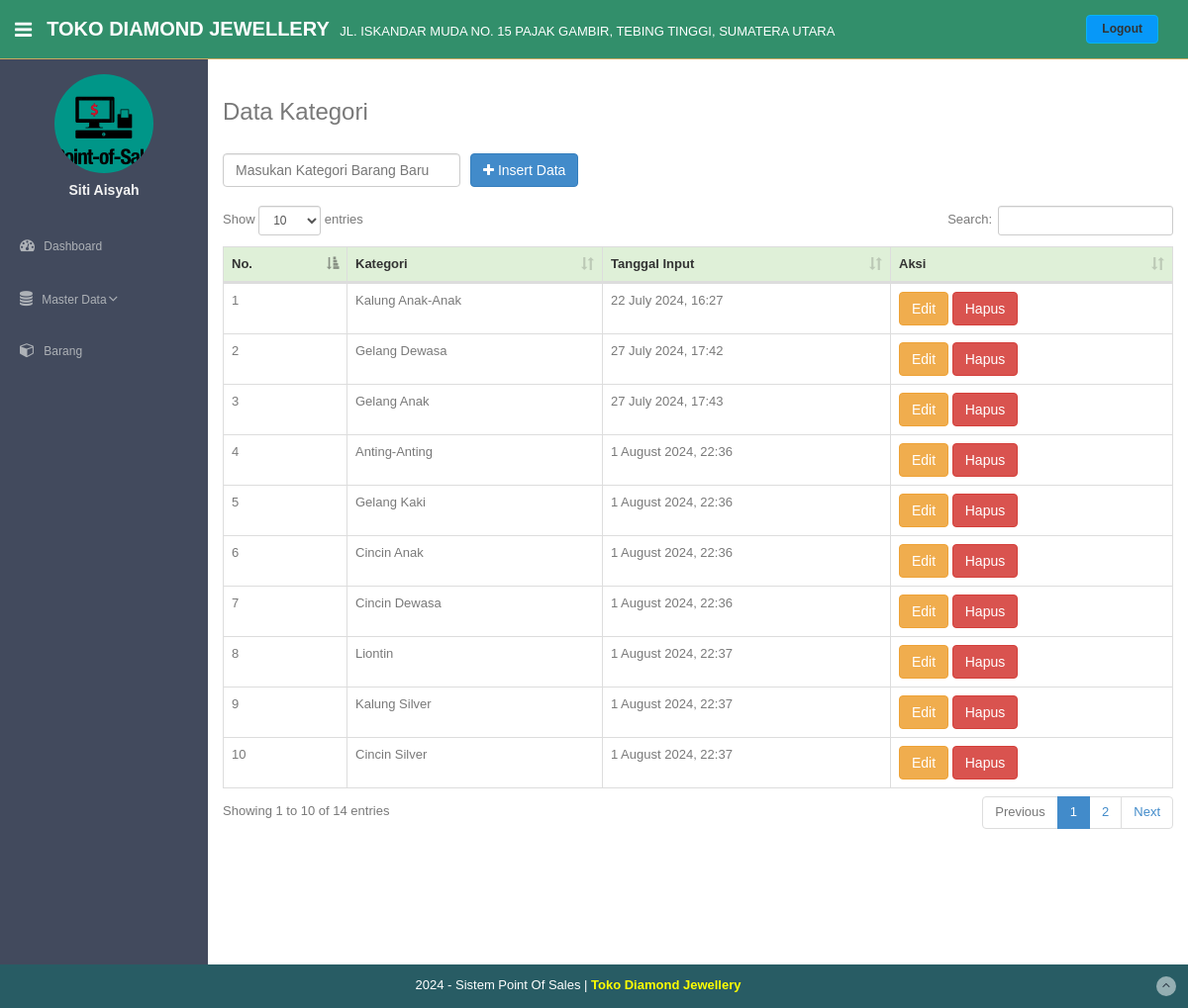
Screenshot of /index.php?page=kategori (signed in) with the database file from the repository.
### tables this page shows
CREATE TABLE `toko` (
  `id_toko` int(11) NOT NULL,
  `nama_toko` varchar(255) NOT NULL,
  `alamat_toko` text NOT NULL,
  `tlp` varchar(255) NOT NULL,
  `nama_pemilik` varchar(255) NOT NULL
);

CREATE TABLE `member` (
  `id_member` int(11) NOT NULL,
  `nm_member` varchar(255) NOT NULL,
  `alamat_member` text NOT NULL,
  `telepon` varchar(255) NOT NULL,
  `email` varchar(255) NOT NULL,
  `gambar` text DEFAULT NULL,
  `NIK` text DEFAULT NULL,
  `level` varchar(100) DEFAULT NULL
);

CREATE TABLE `kategori` (
  `id_kategori` int(11) NOT NULL,
  `nama_kategori` varchar(255) NOT NULL,
  `tgl_input` varchar(255) NOT NULL
);

### fungsi/view/view.php (called while the page is built, shortened)
<?php
class view
{
	protected $db;
	function __construct($db)
	{
		$this->db = $db;
	}
	function member_edit($id)
	{
		$sql = "select member.*, login.*
						from member inner join login on member.id_member = login.id_member
						where member.id_member= ?";
		$row = $this->db->prepare($sql);
		$row->execute(array($id));
		$hasil = $row->fetch();
		return $hasil;
	}
	function toko()
	{
		$sql = "select*from toko where id_toko='1'";
		$row = $this->db->prepare($sql);
		$row->execute();
		$hasil = $row->fetch();
		return $hasil;
	}
	function kategori()
	{
		$sql = "SELECT * FROM kategori";
		$row = $this->db->prepare($sql);
		$row->execute();
		$hasil = $row->fetchAll();
		return $hasil;
	}
}

### admin/module/kategori/index.php (the view, shortened to what this page needs)
<section id="main-content">
    <section class="wrapper">
        <div class="row">
            <div class="col-lg-12 main-chart">
<h3>Data Kategori</h3>
<br/>
<?php
	if(!empty($_GET['uid'])){
	$sql = "SELECT * FROM kategori WHERE id_kategori = ?";
	$row = $config->prepare($sql);
	$row->execute(array($_GET['uid']));
	$edit = $row->fetch();
?>
<form method="POST" action="fungsi/edit/edit.php?kategori=edit">
	<table>
		<tr>
			<td style="width:15pc;"><input type="text" class="form-control" value="<?= $edit['nama_kategori'];?>" required name="kategori" placeholder="Masukan Kategori Barang Baru">
				<input type="hidden" name="id" value="<?= $edit['id_kategori'];?>">
			</td>
			<td style="padding-left:10px;"><button id="tombol-simpan" class="btn btn-primary"><i class="fa fa-edit"></i> Ubah Data</button></td>
		</tr>
	</table>
</form>
<?php }else{?>
<form method="POST" action="fungsi/tambah/tambah.php?kategori=tambah">
	<table>
		<tr>
			<td style="width:15pc;"><input type="text" class="form-control" required name="kategori" placeholder="Masukan Kategori Barang Baru"></td>
			<td style="padding-left:10px;"><button id="tombol-simpan" class="btn btn-primary"><i class="fa fa-plus"></i> Insert Data</button></td>
		</tr>
	</table>
</form>
<?php }?>
<br/>
<table class="table table-bordered" id="example1">
	<thead>
		<tr style="background:#DFF0D8;color:#333;">
			<th>No.</th>
			<th>Kategori</th>
			<th>Tanggal Input</th>
			<th>Aksi</th>
		</tr>
	</thead>
	<tbody>
	<?php
		$hasil = $lihat -> kategori();
		$no=1;
		foreach($hasil as $isi){
	?>
		<tr>
			<td><?php echo $no;?></td>
			<td><?php echo $isi['nama_kategori'];?></td>
			<td><?php echo $isi['tgl_input'];?></td>
			<td>
				<a href="index.php?page=kategori&uid=<?php echo $isi['id_kategori'];?>"><button class="btn btn-warning">Edit</button></a>
				<a href="fungsi/hapus/hapus.php?kategori=hapus&id=<?php echo $isi['id_kategori'];?>" onclick="javascript:return confirm('Hapus Data Kategori ?');"><button class="btn btn-danger">Hapus</button></a>
			</td>
		</tr>
	<?php $no++; }?>
	</tbody>
</table>
<div class="clearfix" style="padding-top:16%;"></div>
</div>
        </div>
    </section>
</section>

### index.php (shortened to what this page needs)
<?php
	if(!empty($_SESSION['admin'])){
		require 'config.php';
		$lihat = new view($config);
		$toko = $lihat -> toko();
			include 'admin/template/header.php';
			include 'admin/template/sidebar.php';
				if(!empty($_GET['page'])){
					include 'admin/module/'.$_GET['page'].'/index.php';
				}else{
					include 'admin/template/home.php';
				}
			include 'admin/template/footer.php';
	}else{
		echo '<script>window.location="login.php";</script>';
	}
?>

### admin/template/header.php (shortened to what this page needs)
<!DOCTYPE html>
<html lang="en">
  <head>
    <link href="assets/css/bootstrap.css" rel="stylesheet">
    <link href="assets/font-awesome/css/font-awesome.css" rel="stylesheet" />
    <link rel="stylesheet" type="text/css" href="assets/css/zabuto_calendar.css">
    <link rel="stylesheet" type="text/css" href="assets/datatables/dataTables.bootstrap.css"/>
    <link rel="stylesheet" type="text/css" href="assets/lineicons/style.css">
    <link href="assets/css/style.css" rel="stylesheet">
  </head>
  <body>
	<section id="container" >
      <header class="header black-bg">
              <div class="sidebar-toggle-box">
                  <div class="fa fa-bars tooltips" data-placement="right" data-original-title="Toggle Navigation"></div>
              </div>
            <a href="index.php" class="logo"><b><?php echo $toko['nama_toko'];?></b> <small style="padding-left:5px;font-size:13px;"><?php echo $toko['alamat_toko'];?></small></a>
            <div class="top-menu">
            	<ul class="nav pull-right top-menu">
                    <li><a class="logout" onclick="javascript: return confirm('Ingin Logout ?');" href="logout.php">Logout</a></li>
            	</ul>
            </div>
        </header>

### admin/template/sidebar.php (shortened to what this page needs)
<?php
$id = $_SESSION['admin']['id_member'];
$hasil_profil = $lihat->member_edit($id);
$roleLogin = $_SESSION['admin']['level'];
?>
<aside>
    <div id="sidebar" class="nav-collapse">
        <ul class="sidebar-menu" id="nav-accordion">
            <p class="centered"><a><img src="assets/img/user/<?php echo $hasil_profil['gambar']; ?>" class="img-circle" width="100" height="100"></a></p>
            <h5 class="centered"><?php echo $hasil_profil['nm_member']; ?></h5>
            <li class="mt">
                <a href="index.php">
                    <i class="fa fa-dashboard"></i>
                    <span>Dashboard</span>
                </a>
            </li>
            <?php if ($roleLogin == 'Kasir') : ?>
                <li class="sub-menu">
                    <a href="javascript:;">
                        <i class="fa fa-exchange"></i>
                        <span>Transaksi <span style="padding-left:2px;"> <i class="fa fa-angle-down"></i></span></span>
                    </a>
                    <ul class="sub">
                        <li><a href="index.php?page=jual">Transaksi Penjualan</a></li>
                        <li><a href="index.php?page=beli">Transaksi Pembelian</a></li>
                        <li><a href="index.php?page=belistok">Transaksi Pembelian Stok</a></li>
                    </ul>
                </li>
                <li class="sub-menu">
                    <a href="javascript:;">
                        <i class="fa fa-file-text"></i>
                        <span>Laporan <span style="padding-left:2px;"> <i class="fa fa-angle-down"></i></span></span>
                    </a>
                    <ul class="sub">
                        <li><a href="index.php?page=laporan">Laporan Penjualan</a></li>
                        <li><a href="index.php?page=laporanbeli">Laporan Pembelian</a></li>
                        <li><a href="index.php?page=laporanstok">Laporan Pembelian Stok</a></li>
                    </ul>
                </li>
            <?php else : ?>
                <li class="sub-menu">
                    <a href="javascript:;">
                        <i class="fa fa-database"></i>
                        <span>Master Data<span style="padding-left:2px;"> <i class="fa fa-angle-down"></i></span></span>
                    </a>
                </li>
                <li class="mc">
                    <a href="index.php?page=barang">
                        <i class="fa fa-cube"></i>
                        <span>Barang</span>
                    </a>
                </li>
            <?php endif; ?>
        </ul>
    </div>
</aside>

### admin/template/footer.php (shortened to what this page needs)
<footer class="site-footer">
    <div class="text-center">
        <?php echo date('Y'); ?> - Sistem Point Of Sales |
        <a href="https://codekop.com" style="color:yellow;font-weight:700;" target="_blank">Toko Diamond Jewellery</a>
        <a href="#" class="go-top">
            <i class="fa fa-angle-up"></i>
        </a>
    </div>
</footer>

### assets/css/style.css (style rules this page uses)
body { color: #797979; background: #f2f2f2; font-family: 'Ruda', sans-serif; padding: 0px !important; margin: 0px !important; font-size:13px; }
ul li { list-style: none; }
a, a:hover, a:focus { text-decoration: none; outline: none; }
#container { width: 100%; height: 100%; }
.centered { text-align: center; }
.mt { margin-top: 25px; }
.mc { padding-bottom: 10px; }
ul.top-menu > li > .logout { color: #333; font-size: 12px; border-radius: 4px; -webkit-border-radius: 4px; border: 1px solid #07b4f8 !important; padding: 5px 15px; margin-right: 15px; background: #0798f8; font-weight: 800; margin-top: 15px; }
#sidebar { width: 210px; height: 100%; position: fixed; background: #424a5d; }
#sidebar h5 { color: #f2f2f2; font-weight: 700; }
#sidebar ul li { position: relative; }
ul.sidebar-menu , ul.sidebar-menu li ul.sub { margin: -2px 0 0; padding: 0; }
ul.sidebar-menu { margin-top: 75px; }
ul.sidebar-menu li { margin-bottom: 5px; margin-left:10px; margin-right:10px; }
ul.sidebar-menu li.sub-menu { line-height: 15px; }
ul.sidebar-menu li a span { display: inline-block; }
ul.sidebar-menu li a { color: #aeb2b7; text-decoration: none; display: block; padding: 15px 0 15px 10px; font-size: 12px; outline: none; -webkit-transition: all 0.3s ease; -moz-transition: all 0.3s ease; -o-transition: all 0.3s ease; -ms-transition: all 0.3s ease; transition: all 0.3s ease; }
ul.sidebar-menu li a i { font-size: 15px; padding-right: 6px; }
#main-content { margin-left: 210px; }
.header, .footer { min-height: 60px; padding: 0 15px; }
.header { position: fixed; left: 0; right: 0; z-index: 1002; }
.black-bg { background: #ffd777; border-bottom: 1px solid #c9aa5f; }
.wrapper { display: inline-block; margin-top: 60px; padding-left: 15px; padding-right: 15px; padding-bottom: 15px; padding-top: 0px; width: 100%; }
a.logo { font-size: 20px; color: #ffffff; float: left; margin-top: 15px; text-transform: uppercase; }
a.logo b { font-weight: 900; }
#top_menu .nav > li, ul.top-menu > li { float: left; }
ul.top-menu > li > a { color: #666666; font-size: 16px; border-radius: 4px; -webkit-border-radius: 4px; border:1px solid #666666 !important; padding: 2px 6px; margin-right: 15px; }
.sidebar-toggle-box { float: left; padding-right: 15px; margin-top: 20px; }
.sidebar-toggle-box .fa-bars { cursor: pointer; display: inline-block; font-size: 20px; }
.main-chart { padding-top: 20px; }
.site-footer { background: #285c64; color: #fff; padding: 12px 0; font-size: 12 px; position: fixed; bottom: 0; width: 100%; text-align: center; }
.go-top { margin-right: 1%; float: right; background: rgba(255,255,255,.5); width: 20px; height: 20px; border-radius: 50%; -webkit-border-radius: 50%; }
.go-top i { color: #2A3542; }

### admin/template/header.php (style rules this page uses)
.header { background:#328f6b; color:#fff; }
#main-content { background:#fff; }

### rows the page displays
toko: nama_toko "TOKO DIAMOND JEWELLERY", alamat_toko "JL. ISKANDAR MUDA NO. 15 PAJAK GAMBIR, TEBING TINGGI, SUMATERA UTARA"
kategori: nama_kategori "Kalung Anak-Anak", tgl_input "22 July 2024, 16:27"
kategori: nama_kategori "Gelang Dewasa", tgl_input "27 July 2024, 17:42"
kategori: nama_kategori "Gelang Anak", tgl_input "27 July 2024, 17:43"
kategori: nama_kategori "Anting-Anting", tgl_input "1 August 2024, 22:36"
kategori: nama_kategori "Gelang Kaki", tgl_input "1 August 2024, 22:36"
kategori: nama_kategori "Cincin Anak", tgl_input "1 August 2024, 22:36"
kategori: nama_kategori "Cincin Dewasa", tgl_input "1 August 2024, 22:36"
kategori: nama_kategori "Liontin", tgl_input "1 August 2024, 22:37"
kategori: nama_kategori "Kalung Silver", tgl_input "1 August 2024, 22:37"
kategori: nama_kategori "Cincin Silver", tgl_input "1 August 2024, 22:37"

### other values shown
$hasil_profil['nm_member'] "Siti Aisyah"
